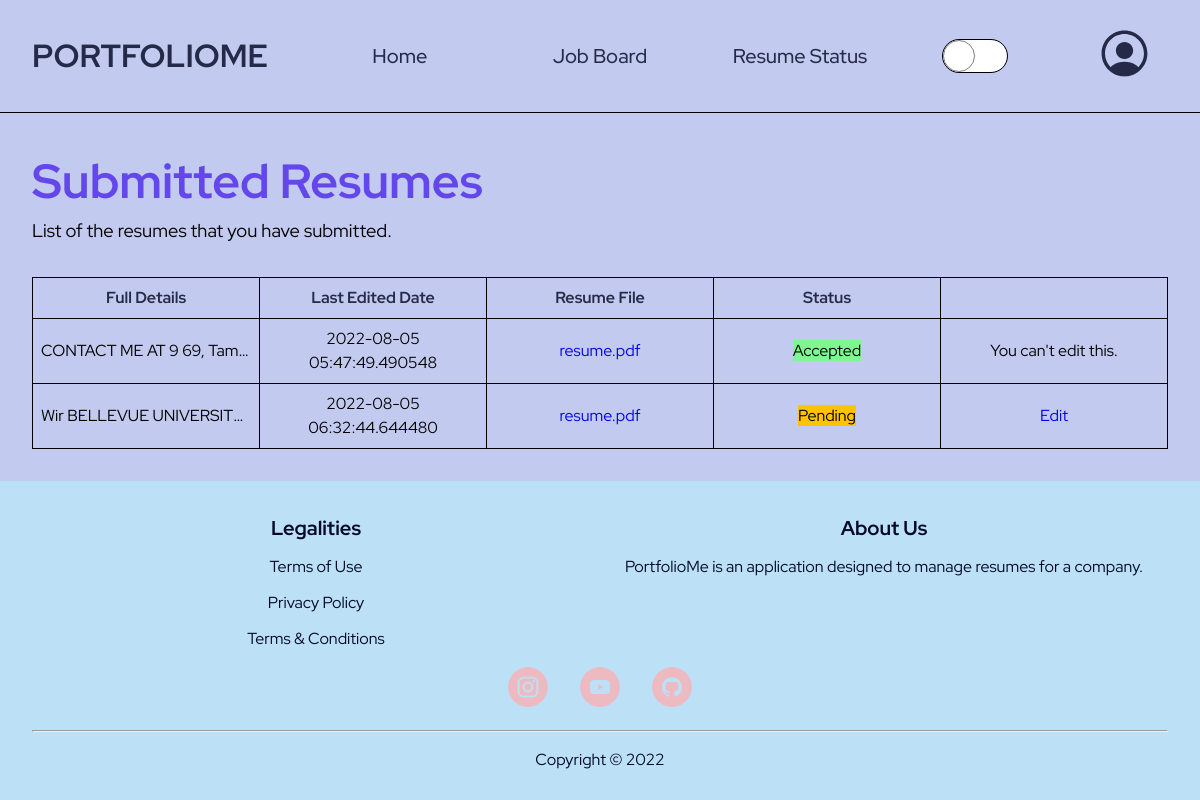
/resume_status (signed in), run on the app's committed database.
### PortfolioMe/models.py (models this page shows, shortened)
class Resume(db.Model):
    __tablename__ = 'resume'
    id = db.Column(db.Integer, primary_key=True)
    applicant_details = db.Column(db.Text, unique=False, nullable=False)
    date_edited = db.Column(db.DateTime, unique=False, nullable=False,
                            default=datetime.utcnow)
    is_bookmarked = db.Column(db.Boolean, unique=False,
                              nullable=False, default=False)
    is_hired = db.Column(db.Boolean, unique=False,
                         nullable=False, default=False)
    status = db.Column(db.String(20), unique=False,
                       nullable=False, default="Pending")
    image = db.Column(db.String(50), unique=False, nullable=False)
    additional_documents = db.Column(db.Text, unique=False, default="")
    applicant_id = db.Column(db.Integer, db.ForeignKey(
        'applicant.id'), nullable=False)
    job_id = db.Column(db.Integer, db.ForeignKey(
        'jobboard.id'), nullable=False)
    resume_details_ref = db.relationship(
        'Resume_Details', backref='associated_resume', uselist=False)

### PortfolioMe/client/routes.py (the view)
@client.route("/resume_status")
@login_required
def resume_status():
    resumes = Resume.query.filter_by(applicant_id=current_user.id).all()
    return render_template("client/resume_status.html", resumes=resumes)

### PortfolioMe/models.py (called while the page is built)
@login_manager.user_loader
def load_user(user_id):
    applicant = Applicant.query.get(int(user_id))
    if applicant.status != "Active":
        return None and logout_user
    return applicant

### PortfolioMe/templates/client/resume_status.html (shortened to what this page needs)
{% extends "layout/base.html" %}  {% block css %}
<link
    rel="stylesheet"
    href="{{ url_for('static', filename='css/client/resume_status.css') }}"
/>{% endblock %} {% block content %}
<main class="resume-list-container">
    <div class="resume-list-header">
        <h1>Submitted Resumes</h1>
        <p>List of the resumes that you have submitted.</p>
    </div>
    <div class="table-container">
        <table>
            <thead>
                <tr>
                    <th>Full Details</th>
                    <th>Last Edited Date</th>
                    <th>Resume File</th>
                    <th>Status</th>
                    <th></th>
                </tr>
            </thead>
            {% if resume is not none %} {% for resume in resumes %}
            <tbody>
                <tr>
                    <td>{{ resume.applicant_details }}</td>
                    <td>{{ resume.date_edited }}</td>
                    <td>
                        <a
                            href="{{ url_for('static', filename='resumes/' + resume.image) }}"
                            target="_blank"
                            >resume.pdf</a
                        >
                    </td>
                    <td>
                        {% if resume.status == "Accepted" %}
                        <span style="background-color: hsl(var(--green))"
                            >Accepted</span
                        >
                        {% elif resume.status == "Rejected" %}
                        <span style="background-color: hsl(var(--red))"
                            >Rejected</span
                        >
                        {% elif resume.status == "Pending" %}
                        <span style="background-color: hsl(var(--yellow))"
                            >Pending</span
                        >
                        {% elif resume.status == "Keep In View" %}
                        <span style="background-color: hsl(var(--accent-blue))"
                            >Keep In View</span
                        >
                        {% endif %}
                    </td>
                    <td>
                        {% if resume.status == "Pending" %}
                        <a
                            class="edit-resume-details-btn"
                            target="_blank"
                            href="{{ url_for('client.upload_resume_details', job_id=resume.job_id, resume_details_id=resume.resume_details_ref.id) }}"
                            >Edit</a
                        >
                        {% else %} You can't edit this. {% endif %}
                    </td>
                </tr>
            </tbody>
            {% endfor %} {% endif %}
        </table>
    </div>
</main>
{% endblock %}

### PortfolioMe/static/css/layout/base.css (style rules this page uses)
body { display: grid; grid-template-rows: auto 1fr auto; }
:root { --width: 4rem; }

### PortfolioMe/static/css/client/resume_status.css (style rules this page uses)
.resume-list-container { background-color: hsl(var(--light-blue)); padding: 2rem; }
.resume-list-header h1 { color: hsl(var(--accent-blue)); font-size: 3rem; }
.resume-list-header p { font-size: 1.15rem; }
.table-container { margin-top: 2rem; }
table { width: 100%; table-layout: fixed; }
table, th, td { border: 1px solid black; border-collapse: collapse; }
th, td { padding: 0.5rem; }
th { color: hsl(var(--dark-blue)); }
td:first-child { overflow: hidden; white-space: nowrap; text-overflow: ellipsis; }
td { text-align: center; }

### data on the page
Resume: applicant_details "CONTACT ME AT 9 69, Tam…", date_edited "2022-08-05 05:47:49.490548", status "Accepted"
Resume: applicant_details "Wir BELLEVUE UNIVERSIT…", date_edited "2022-08-05 06:32:44.644480", status "Pending"
